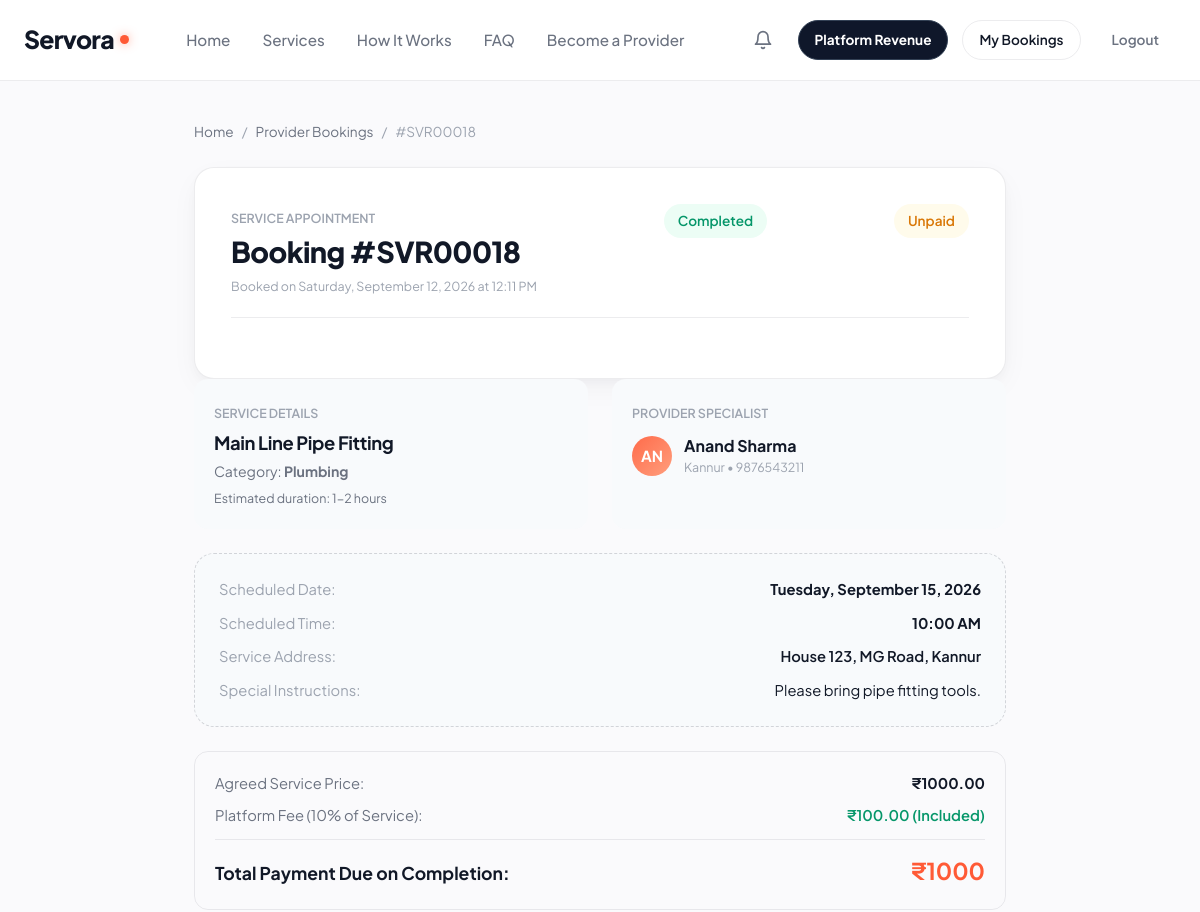
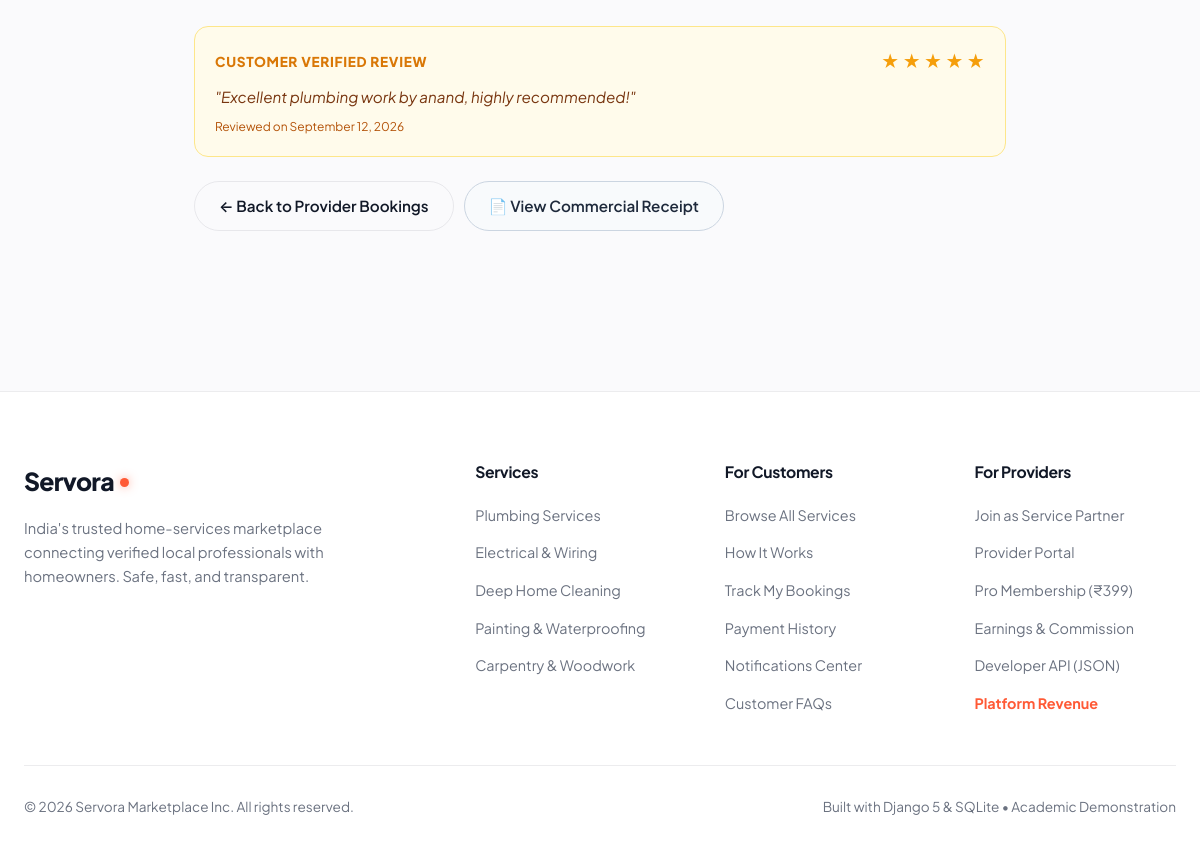
Screenshot of /my-bookings/18/ (signed in) with the database file from the repository (2 pictures, top to bottom).
### services/models.py (models this page shows, shortened)
class Booking(models.Model):
    STATUS_CHOICES = (
        ('pending', 'Pending Approval'),
        ('accepted', 'Accepted / In Progress'),
        ('completed', 'Completed'),
        ('declined', 'Declined'),
        ('cancelled', 'Cancelled'),
    )
    PAYMENT_STATUS_CHOICES = (
        ('unpaid', 'Unpaid'),
        ('pending', 'Payment Pending'),
        ('paid', 'Paid'),
        ('failed', 'Payment Failed'),
        ('refunded', 'Refunded'),
    )
    service = models.ForeignKey(Service, on_delete=models.CASCADE, related_name='bookings')
    customer = models.ForeignKey(User, on_delete=models.CASCADE, related_name='bookings')
    booking_date = models.DateField()
    booking_time = models.TimeField()
    status = models.CharField(max_length=20, choices=STATUS_CHOICES, default='pending')
    payment_status = models.CharField(
        max_length=20,
        choices=PAYMENT_STATUS_CHOICES,
        default='unpaid',
        help_text="Financial settlement status of the customer booking."
    )
    service_amount = models.DecimalField(
        max_digits=10,
        decimal_places=2,
        default=Decimal('0.00'),
        help_text="Base price for the agreed service."
    )
    materials_amount = models.DecimalField(
        max_digits=10,
        decimal_places=2,
        default=Decimal('0.00'),
        help_text="Total approved physical materials and parts reimbursement."
    )
    final_amount = models.DecimalField(
        max_digits=10,
        decimal_places=2,
        default=Decimal('0.00'),
        help_text="Final payable total locked after materials approval (service + materials)."
    )
    total_amount = models.DecimalField(max_digits=10, decimal_places=2)
    commission_rate = models.DecimalField(
        max_digits=5,
        decimal_places=2,
        default=10.00,
        help_text="Platform commission percentage (default 10%)"
    )
    commission_amount = models.DecimalField(
        max_digits=10,
        decimal_places=2,
        default=0.00,
        help_text="Calculated platform revenue earned on completion (10% of service charge)"
    )
    address = models.TextField(blank=True, default='')
    notes = models.TextField(blank=True, default='')
    created_at = models.DateTimeField(auto_now_add=True)
    class Meta:
        ordering = ['-created_at']

class Service(models.Model):
    provider = models.ForeignKey(UserProfile, on_delete=models.CASCADE, related_name='services')
    category = models.ForeignKey(Category, on_delete=models.CASCADE, related_name='services')
    title = models.CharField(max_length=200)
    slug = models.SlugField(max_length=220, unique=True, blank=True)
    description = models.TextField()
    price = models.DecimalField(max_digits=10, decimal_places=2, help_text="Starting price in INR (₹)")
    duration_estimate = models.CharField(max_length=100, default='1-2 hours')
    location = models.CharField(max_length=120, default='Kannur')
    image = models.ImageField(upload_to='services/', blank=True, null=True)
    is_active = models.BooleanField(default=True)
    is_featured = models.BooleanField(default=False)
    created_at = models.DateTimeField(auto_now_add=True)
    updated_at = models.DateTimeField(auto_now=True)
    class Meta:
        ordering = ['-is_featured', '-created_at']

class Category(models.Model):
    name = models.CharField(max_length=100, unique=True)
    slug = models.SlugField(max_length=120, unique=True, blank=True)
    icon_name = models.CharField(
        max_length=50,
        default='wrench',
        help_text="Icon identifier (e.g. spark, wrench, zap, paint, hammer, leaf)"
    )
    description = models.TextField(blank=True, default='')
    order = models.PositiveIntegerField(default=0)
    class Meta:
        verbose_name_plural = "Categories"
        ordering = ['order', 'name']

class Review(models.Model):
    RATING_CHOICES = [(i, str(i)) for i in range(1, 6)]
    service = models.ForeignKey(Service, on_delete=models.CASCADE, related_name='reviews')
    customer = models.ForeignKey(User, on_delete=models.CASCADE, related_name='customer_reviews')
    booking = models.OneToOneField(Booking, on_delete=models.SET_NULL, null=True, blank=True, related_name='review')
    rating = models.PositiveSmallIntegerField(choices=RATING_CHOICES, default=5)
    comment = models.TextField()
    created_at = models.DateTimeField(auto_now_add=True)
    class Meta:
        ordering = ['-created_at']

### users/models.py (models this page shows, shortened)
class UserProfile(models.Model):
    ROLE_CHOICES = (
        ('customer', 'Customer / Homeowner'),
        ('provider', 'Service Provider / Professional'),
    )
    user = models.OneToOneField(User, on_delete=models.CASCADE, related_name='profile')
    role = models.CharField(max_length=20, choices=ROLE_CHOICES, default='customer')
    phone = models.CharField(max_length=20, blank=True, default='')
    city = models.CharField(max_length=100, blank=True, default='Kannur')
    address = models.TextField(blank=True, default='')
    bio = models.TextField(blank=True, default='')
    is_verified = models.BooleanField(default=False, help_text="Designates whether this provider has been verified.")
    avatar = models.ImageField(upload_to='profiles/', blank=True, null=True)
    PAYOUT_STATUS_CHOICES = (
        ('not_configured', 'Not Configured'),
        ('configured', 'Configured'),
        ('verification_required', 'Verification Required'),
        ('ready', 'Ready for Payout'),
    )
    PAYOUT_PREFERENCE_CHOICES = (
        ('upi', 'UPI Transfer'),
        ('bank', 'Bank Transfer'),
    )
    payout_upi_id = models.CharField(
        max_length=100,
        blank=True,
        default='',
        help_text="Private provider UPI ID for electronic settlement disbursements."
    )
    payout_upi_name = models.CharField(
        max_length=150,
        blank=True,
        default='',
        help_text="Beneficiary name associated with UPI ID."
    )
    payout_preference = models.CharField(
        max_length=30,
        choices=PAYOUT_PREFERENCE_CHOICES,
        default='upi'
    )
    payout_status = models.CharField(
        max_length=30,
        choices=PAYOUT_STATUS_CHOICES,
        default='not_configured'
    )
    created_at = models.DateTimeField(auto_now_add=True)
    @property
    def is_provider(self):
        return self.role == 'provider'

### services/views.py (the view)
# urls.py: path('my-bookings/<int:booking_id>/', views.booking_detail_view, name='booking_detail'),
def booking_detail_view(request, booking_id):
    if not request.user.is_authenticated:
        return redirect('login')
    booking = get_object_or_404(
        Booking.objects.select_related('service', 'service__provider', 'service__provider__user', 'service__category'),
        id=booking_id
    )
    is_customer_owner = (booking.customer == request.user)
    is_provider_recipient = (booking.service.provider.user == request.user)
    if not (is_customer_owner or is_provider_recipient or request.user.is_staff):
        return render(request, '404.html', status=404)
    materials = booking.materials.all().select_related('added_by')
    has_pending = materials.filter(status='pending').exists()
    pending_total = materials.filter(status='pending').aggregate(total=Sum('total_price'))['total'] or Decimal('0.00')
    approved_materials = materials.filter(status='approved')
    approved_total = approved_materials.aggregate(total=Sum('total_price'))['total'] or Decimal('0.00')
    return render(request, 'services/booking_detail.html', {
        'booking': booking,
        'is_customer_owner': is_customer_owner,
        'is_provider_recipient': is_provider_recipient,
        'materials': materials,
        'has_pending': has_pending,
        'pending_total': pending_total,
        'approved_materials': approved_materials,
        'approved_total': approved_total,
    })

### templates/services/booking_detail.html (shortened to what this page needs)
{% extends 'base.html' %}
{% load static %}
{% block extra_css %}
  <link rel="stylesheet" href="{% static 'css/customer.css' %}">
  <link rel="stylesheet" href="{% static 'css/booking.css' %}">
{% endblock %}
{% block content %}
<section class="section" style="padding: 40px 0 80px;">
  <div class="container container-narrow">
    <div class="detail-breadcrumb" style="margin-bottom: 24px;">
      <a href="{% url 'home' %}">Home</a>
      <span>/</span>
      {% if is_customer_owner %}
        <a href="{% url 'my_bookings' %}">My Bookings</a>
      {% else %}
        <a href="{% url 'provider_bookings' %}">Provider Bookings</a>
      {% endif %}
      <span>/</span>
      <span>#SVR{{ booking.id|stringformat:"05d" }}</span>
    </div>
    <div class="card" style="padding: 36px;">
      <div style="display: flex; align-items: flex-start; justify-content: space-between; margin-bottom: 24px; padding-bottom: 20px; border-bottom: 1px solid var(--border-subtle); flex-wrap: wrap; gap: 14px;">
        <div>
          <span class="text-xs text-bold" style="color: var(--text-muted); text-transform: uppercase;">Service Appointment</span>
          <h1 style="font-size: 1.8rem; margin: 4px 0 8px;">Booking #SVR{{ booking.id|stringformat:"05d" }}</h1>
          <div class="text-xs" style="color: var(--text-muted);">
            Booked on {{ booking.created_at|date:"l, F d, Y" }} at {{ booking.created_at|time:"g:i A" }}
          </div>
        </div>
          {% if booking.status == 'pending' %}
            <span class="badge badge-pending" style="font-size: 0.85rem; padding: 6px 14px;">Pending Approval</span>
          {% elif booking.status == 'accepted' %}
            <span class="badge" style="background: #EFF6FF; color: #2563EB; font-size: 0.85rem; padding: 6px 14px;">Accepted &bull; Scheduled</span>
          {% elif booking.status == 'completed' %}
            <span class="badge badge-completed" style="font-size: 0.85rem; padding: 6px 14px;">Completed</span>
          {% elif booking.status == 'cancelled' %}
            <span class="badge badge-cancelled" style="font-size: 0.85rem; padding: 6px 14px;">Cancelled</span>
          {% elif booking.status == 'declined' %}
            <span class="badge badge-declined" style="font-size: 0.85rem; padding: 6px 14px;">Declined</span>
          {% else %}
            <span class="badge">{{ booking.get_status_display }}</span>
          {% endif %}
          {% if booking.payment_status == 'paid' %}
            <span class="badge" style="background: #ECFDF5; color: #059669; font-size: 0.85rem; padding: 6px 14px;">✓ Paid</span>
          {% elif booking.payment_status == 'failed' %}
            <span class="badge" style="background: #FEF2F2; color: #DC2626; font-size: 0.85rem; padding: 6px 14px;">Payment Failed</span>
          {% elif booking.payment_status == 'refunded' %}
            <span class="badge" style="background: #F3F4F6; color: #6B7280; font-size: 0.85rem; padding: 6px 14px;">Refunded</span>
          {% else %}
            <span class="badge" style="background: #FFFBEB; color: #D97706; font-size: 0.85rem; padding: 6px 14px;">Unpaid</span>
          {% endif %}
        </div>
      </div>
      <div style="display: grid; grid-template-columns: 1fr 1fr; gap: 24px; margin-bottom: 24px;">
        <div style="background: var(--bg-cool-gray); border-radius: var(--radius-md); padding: 20px;">
          <span class="text-xs text-bold" style="color: var(--text-muted); text-transform: uppercase;">Service Details</span>
          <h3 style="font-size: 1.15rem; margin: 6px 0;">{{ booking.service.title }}</h3>
          <p class="text-sm" style="margin-bottom: 6px;">Category: <strong>{{ booking.service.category.name }}</strong></p>
          <div class="text-xs" style="color: var(--text-secondary);">Estimated duration: {{ booking.service.duration_estimate }}</div>
        </div>
        <div style="background: var(--bg-cool-gray); border-radius: var(--radius-md); padding: 20px;">
          <span class="text-xs text-bold" style="color: var(--text-muted); text-transform: uppercase;">Provider Specialist</span>
          <div style="display: flex; align-items: center; gap: 12px; margin-top: 8px;">
            <div class="hero-visual-avatar" style="width: 40px; height: 40px; font-size: 0.95rem;">
              {{ booking.service.provider.user.first_name|default:booking.service.provider.user.username|slice:":2"|upper }}
            </div>
            <div>
              <strong style="font-size: 1rem;">{{ booking.service.provider.user.get_full_name|default:booking.service.provider.user.username }}</strong>
              <div class="text-xs" style="color: var(--text-muted);">{{ booking.service.provider.city }} &bull; {{ booking.service.provider.phone|default:"Contact via Servora" }}</div>
            </div>
          </div>
        </div>
      </div>
      <div class="ticket-box" style="margin: 0 0 24px;">
        <div class="ticket-row">
          <span style="color: var(--text-muted);">Scheduled Date:</span>
          <strong>{{ booking.booking_date|date:"l, F d, Y" }}</strong>
        </div>
        <div class="ticket-row">
          <span style="color: var(--text-muted);">Scheduled Time:</span>
          <strong>{{ booking.booking_time|time:"g:i A" }}</strong>
        </div>
        <div class="ticket-row">
          <span style="color: var(--text-muted);">Service Address:</span>
          <span style="text-align: right; max-width: 60%; font-weight: 600;">{{ booking.address }}</span>
        </div>
        {% if booking.notes %}
          <div class="ticket-row">
            <span style="color: var(--text-muted);">Special Instructions:</span>
            <span style="text-align: right; max-width: 60%;">{{ booking.notes }}</span>
          </div>
        {% endif %}
      </div>
      <div style="padding: 20px; border-radius: var(--radius-md); border: 1px solid var(--border-subtle); margin-bottom: 28px;">
        <div style="display: flex; justify-content: space-between; margin-bottom: 8px; font-size: 0.92rem;">
          <span style="color: var(--text-secondary);">Agreed Service Price:</span>
          <strong>₹{{ booking.service_amount|floatformat:2 }}</strong>
        </div>
        <div style="display: flex; justify-content: space-between; margin-bottom: 8px; font-size: 0.92rem;">
          <span style="color: var(--text-secondary);">Platform Fee (10% of Service):</span>
          <span style="color: #059669; font-weight: 600;">₹{{ booking.commission_amount|floatformat:2 }} (Included)</span>
        </div>
        <div style="display: flex; justify-content: space-between; align-items: baseline; padding-top: 12px; margin-top: 12px; border-top: 1px solid var(--border-subtle); font-size: 1.1rem;">
          <strong>Total Payment Due on Completion:</strong>
          <strong style="font-size: 1.45rem; color: var(--accent-primary);">₹{{ booking.total_amount|floatformat:0 }}</strong>
        </div>
      </div>
      {% if booking.review %}
        <div style="background: #FFFBEB; border: 1px solid #FDE68A; border-radius: var(--radius-md); padding: 20px; margin-bottom: 24px;">
          <div style="display: flex; justify-content: space-between; align-items: center; margin-bottom: 8px;">
            <div style="font-size: 0.85rem; font-weight: 800; text-transform: uppercase; color: #D97706; letter-spacing: 0.05em;">
              Customer Verified Review
            </div>
            <div style="color: #F59E0B; font-size: 1.1rem;">
              {% for i in "12345" %}
                {% if forloop.counter <= booking.review.rating %}★{% else %}☆{% endif %}
              {% endfor %}
            </div>
          </div>
          <p style="margin: 0; color: #78350F; font-size: 0.95rem; font-style: italic;">
            "{{ booking.review.comment }}"
          </p>
          <div style="font-size: 0.75rem; color: #B45309; margin-top: 8px;">
            Reviewed on {{ booking.review.created_at|date:"F d, Y" }}
          </div>
        </div>
      {% endif %}
      <div style="display: flex; justify-content: space-between; align-items: center; flex-wrap: wrap; gap: 14px;">
        <div style="display: flex; gap: 10px; align-items: center;">
          {% if is_customer_owner %}
            <a href="{% url 'my_bookings' %}" class="btn btn-outline">
              ← Back to My Bookings
            </a>
          {% else %}
            <a href="{% url 'provider_bookings' %}" class="btn btn-outline">
              ← Back to Provider Bookings
            </a>
          {% endif %}
          {% if booking.status == 'completed' %}
            <a href="{% url 'booking_receipt' booking.id %}" target="_blank" class="btn btn-outline" style="background: #F8FAFC; border-color: #CBD5E1; color: #1E293B;">
              📄 View Commercial Receipt
            </a>
          {% endif %}
        </div>
      </div>
    </div>
</section>
{% endblock %}

### rows the page displays
Booking: id "00018", created_at "Saturday, September 12, 2026", created_at "12:11 PM", service "Main Line Pipe Fitting", service.category.name "Plumbing", service.duration_estimate "1-2 hours", service.provider.user.first_name "AN", service.provider.user.get_full_name "Anand Sharma", service.provider.city "Kannur", service.provider.phone "9876543211", booking_date "Tuesday, September 15, 2026", booking_time "10:00 AM", address "House 123, MG Road, Kannur", notes "Please bring pipe fitting tools.", service_amount "1000.00", commission_amount "100.00", total_amount "1000", review.comment "Excellent plumbing work by anand, highly recommended!", review.created_at "September 12, 2026"
